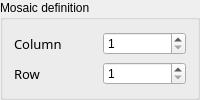
         <widget class="QGroupBox" name="groupBox_2">
          <property name="title">
           <string>Mosaic definition</string>
          </property>
          <layout class="QVBoxLayout" name="verticalLayout_11">
           <item>
            <layout class="QHBoxLayout" name="horizontalLayout_4">
             <item>
              <widget class="QLabel" name="Search_label_2">
               <property name="sizePolicy">
                <sizepolicy hsizetype="Fixed" vsizetype="Preferred">
                 <horstretch>0</horstretch>
                 <verstretch>0</verstretch>
                </sizepolicy>
               </property>
               <property name="minimumSize">
                <size>
                 <width>77</width>
                 <height>0</height>
                </size>
               </property>
               <property name="maximumSize">
                <size>
                 <width>117</width>
                 <height>16777215</height>
                </size>
               </property>
               <property name="font">
                <font>
                 <family>Noto Sans Cond</family>
                 <pointsize>10</pointsize>
                 <weight>50</weight>
                 <italic>false</italic>
                 <bold>false</bold>
                </font>
               </property>
               <property name="styleSheet">
                <string notr="true">font: 10pt &quot;Noto Sans Cond&quot;;</string>
               </property>
               <property name="text">
                <string>Column</string>
               </property>
               <property name="alignment">
                <set>Qt::AlignLeading|Qt::AlignLeft|Qt::AlignVCenter</set>
               </property>
              </widget>
             </item>
             <item>
              <widget class="QSpinBox" name="col_spinBox">
               <property name="sizePolicy">
                <sizepolicy hsizetype="Preferred" vsizetype="Fixed">
                 <horstretch>0</horstretch>
                 <verstretch>0</verstretch>
                </sizepolicy>
               </property>
               <property name="toolTip">
                <string>&lt;html&gt;&lt;head/&gt;&lt;body&gt;&lt;p&gt;&lt;span style=&quot; font-size:11pt;&quot;&gt;Number of serie in the X-axis (column)&lt;/span&gt;&lt;/p&gt;&lt;/body&gt;&lt;/html&gt;</string>
               </property>
               <property name="minimum">
                <number>1</number>
               </property>
               <property name="value">
                <number>1</number>
               </property>
              </widget>
             </item>
            </layout>
           </item>
           <item>
            <layout class="QHBoxLayout" name="horizontalLayout_6">
             <item>
              <widget class="QLabel" name="Search_label_3">
               <property name="sizePolicy">
                <sizepolicy hsizetype="Fixed" vsizetype="Preferred">
                 <horstretch>0</horstretch>
                 <verstretch>0</verstretch>
                </sizepolicy>
               </property>
               <property name="minimumSize">
                <size>
                 <width>77</width>
                 <height>0</height>
                </size>
               </property>
               <property name="maximumSize">
                <size>
                 <width>117</width>
                 <height>16777215</height>
                </size>
               </property>
               <property name="font">
                <font>
                 <family>Noto Sans Cond</family>
                 <pointsize>10</pointsize>
                 <weight>50</weight>
                 <italic>false</italic>
                 <bold>false</bold>
                </font>
               </property>
               <property name="styleSheet">
                <string notr="true">font: 10pt &quot;Noto Sans Cond&quot;;</string>
               </property>
               <property name="text">
                <string>Row</string>
               </property>
               <property name="alignment">
                <set>Qt::AlignLeading|Qt::AlignLeft|Qt::AlignVCenter</set>
               </property>
              </widget>
             </item>
             <item>
              <widget class="QSpinBox" name="row_spinBox">
               <property name="sizePolicy">
                <sizepolicy hsizetype="Preferred" vsizetype="Fixed">
                 <horstretch>0</horstretch>
                 <verstretch>0</verstretch>
                </sizepolicy>
               </property>
               <property name="toolTip">
                <string>&lt;html&gt;&lt;head/&gt;&lt;body&gt;&lt;p&gt;&lt;span style=&quot; font-size:11pt;&quot;&gt;Number of series in the Y-axis (row)&lt;/span&gt;&lt;/p&gt;&lt;/body&gt;&lt;/html&gt;</string>
               </property>
               <property name="minimum">
                <number>1</number>
               </property>
               <property name="value">
                <number>1</number>
               </property>
              </widget>
             </item>
            </layout>
           </item>
          </layout>
         </widget>
